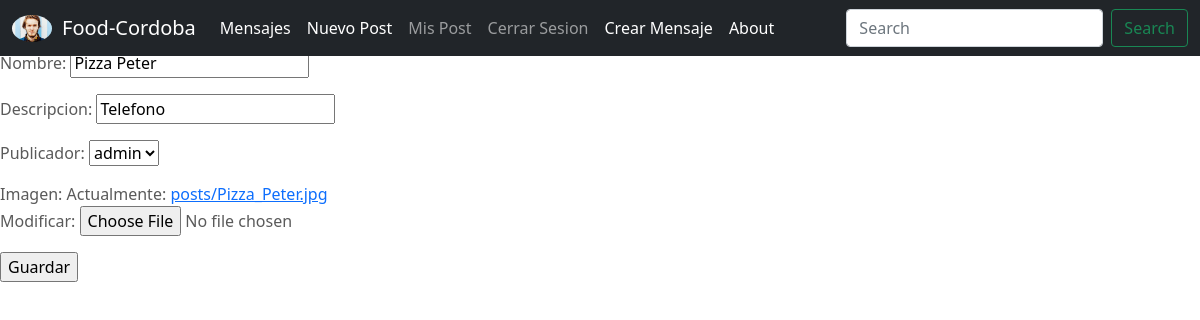
Page /post/1/update (signed in) on the committed database.
### food_cordoba/models.py (models this page shows, shortened)
class Profile(models.Model):
    user = models.OneToOneField(to=User, on_delete=models.CASCADE, related_name="profile")
    contact = models.CharField(max_length=100)
    imagen = models.ImageField(upload_to='profiles')

class Post(models.Model):
    nombre = models.CharField(max_length=100)
    descripcion = models.CharField(max_length=300)
    publicador = models.ForeignKey(to=User, on_delete=models.CASCADE, related_name='puclicador')
    imagen = models.ImageField(upload_to='posts')
    creado_el = models.DateTimeField(auto_now_add=True)

### food_cordoba/views.py (the view, shortened to what this page needs)
# urls.py: path('post/<pk>/update', PostUpdate.as_view(), name="post-update"),
class PostUpdate(LoginRequiredMixin, UserPassesTestMixin, UpdateView):
    model = Post
    success_url = reverse_lazy("post-list")
    fields = '__all__'
    def test_func(self):
        user_id = self.request.user.id
        post_id = self.kwargs.get('pk')
        return Post.objects.filter(publicador=user_id, id=post_id).exists()

### food_cordoba/templates/food_cordoba/post_form.html (shortened to what this page needs)
{% extends "food_cordoba/base.html" %}
{% block main %}
<form method="POST" enctype="multipart/form-data">
    {{form.as_p}}
    <input type="submit" value="Guardar">
</form>
{% endblock %}

### food_cordoba/templates/food_cordoba/base.html (shortened to what this page needs)
<!DOCTYPE html>
<html lang="en">
<head>
    {% load static %}
<link href="{% static 'food_cordoba/css/bootstrap.min.css' %}" rel="stylesheet">
    <link href="{% static 'food_cordoba/css/carousel.css' %}" rel="stylesheet">
  </head>
    <body>
      <header>
        <nav class="navbar navbar-expand-md navbar-dark fixed-top bg-dark">
          <div class="container-fluid">
            {% if user.profile.id%}
              <a href="{% url 'profile-update' user.profile.id %}">
              <img src="{{ user.profile.imagen.url }} " heigth="100%" width="40px" style="border-radius: 50%; margin-right: 10px;">
              </a>
            {% endif %}
            <a class="navbar-brand" href="{% url 'index' %}">Food-Cordoba</a>
            <div class="collapse navbar-collapse" id="navbarCollapse">
              <ul class="navbar-nav me-auto mb-2 mb-md-0">
                {% if user.is_authenticated %}
                <li class="nav-item">
                  <a class="nav-link active" aria-current="page" href="{% url 'mensaje-list' %}">Mensajes</a>
                </li>
                  <li class="nav-item">
                    <a class="nav-link active" aria-current="page" href="{% url 'post-create' %}">Nuevo Post</a>
                  </li>
                  <li class="nav-item">
                    <a class="nav-link" href="{% url 'post-list' %}">Mis Post</a>
                  </li>
                  <li class="nav-item">
                    <a class="nav-link" href="{% url 'logout' %} "> Cerrar Sesion</a>
                  </li>
                {% endif %}
                  <li class="nav-item">
                    <a class="nav-link active" href="{% url 'mensaje-create' %}">Crear Mensaje</a>
                  </li>
                  <li class="nav-item">
                    <a class="nav-link active" href="{% url 'about' %}">About</a>
                  </li>
              </ul>
              <form class="d-flex">
                <input class="form-control me-2" type="search" placeholder="Search" aria-label="Search">
                <button class="btn btn-outline-success" type="submit">Search</button>
              </form>
            </div>
          </div>
        </nav>
      </header>
      {% block main %}
      {% endblock %}
  </body>
</html>

### food_cordoba/static/food_cordoba/css/carousel.css (style rules this page uses)
body { padding-top: 3rem; padding-bottom: 3rem; color: #5a5a5a; }

### rows in the picture
Post: nombre "Pizza Peter", descripcion "Telefono", publicador "admin"
